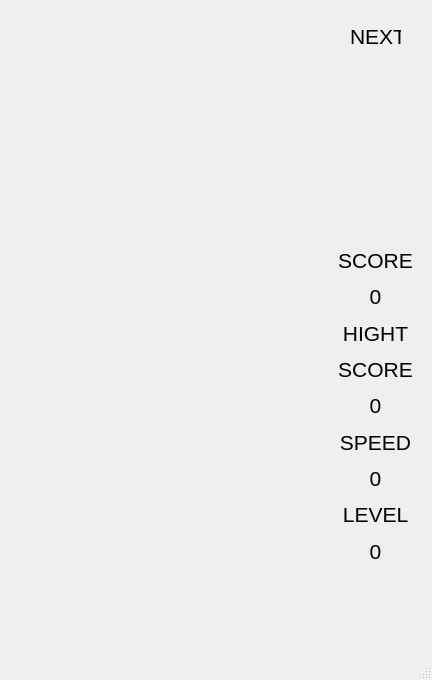
<?xml version="1.0" encoding="UTF-8"?>
<ui version="4.0">
 <class>MainWindow</class>
 <widget class="QMainWindow" name="MainWindow">
  <property name="geometry">
   <rect>
    <x>0</x>
    <y>0</y>
    <width>432</width>
    <height>680</height>
   </rect>
  </property>
  <property name="windowTitle">
   <string>MainWindow</string>
  </property>
  <widget class="QWidget" name="centralwidget">
   <widget class="QWidget" name="gridLayoutWidget">
    <property name="geometry">
     <rect>
      <x>10</x>
      <y>10</y>
      <width>310</width>
      <height>610</height>
     </rect>
    </property>
    <layout class="QGridLayout" name="gridLayout"/>
    <property name="leftMargin">
      <number>3</number>
     </property>
     <property name="topMargin">
      <number>3</number>
     </property>
   </widget>
  
  <widget class="QLabel" name="label">
    <property name="geometry">
     <rect>
      <x>350</x>
      <y>26</y>
      <width>51</width>
      <height>21</height>
     </rect>
    </property>
    <property name="font">
     <font>
      <pointsize>16</pointsize>
     </font>
    </property>
    <property name="text">
     <string>NEXT</string>
    </property>
   </widget>
   <widget class="QWidget" name="verticalLayoutWidget">
    <property name="geometry">
     <rect>
      <x>330</x>
      <y>245</y>
      <width>91</width>
      <height>321</height>
     </rect>
    </property>
    <layout class="QVBoxLayout" name="verticalLayout">
     <item>
      <widget class="QLabel" name="score_label">
       <property name="font">
        <font>
         <pointsize>16</pointsize>
        </font>
       </property>
       <property name="text">
        <string>SCORE</string>
       </property>
       <property name="alignment">
        <set>Qt::AlignCenter</set>
       </property>
      </widget>
     </item>
     <item>
      <widget class="QLabel" name="score_display">
       <property name="font">
        <font>
         <pointsize>16</pointsize>
        </font>
       </property>
       <property name="text">
        <string>0</string>
       </property>
       <property name="alignment">
        <set>Qt::AlignCenter</set>
       </property>
      </widget>
     </item>
     <item>
      <widget class="QLabel" name="h_score_label1">
       <property name="font">
        <font>
         <pointsize>16</pointsize>
        </font>
       </property>
       <property name="text">
        <string>HIGHT</string>
       </property>
       <property name="alignment">
        <set>Qt::AlignCenter</set>
       </property>
      </widget>
     </item>
     <item>
      <widget class="QLabel" name="h_score_label2">
       <property name="font">
        <font>
         <pointsize>16</pointsize>
        </font>
       </property>
       <property name="text">
        <string>SCORE</string>
       </property>
       <property name="alignment">
        <set>Qt::AlignCenter</set>
       </property>
      </widget>
     </item>
     <item>
      <widget class="QLabel" name="h_score_dispay">
       <property name="font">
        <font>
         <pointsize>16</pointsize>
        </font>
       </property>
       <property name="text">
        <string>0</string>
       </property>
       <property name="alignment">
        <set>Qt::AlignCenter</set>
       </property>
      </widget>
     </item>
     <item>
      <widget class="QLabel" name="speed_label">
       <property name="font">
        <font>
         <pointsize>16</pointsize>
        </font>
       </property>
       <property name="text">
        <string>SPEED</string>
       </property>
       <property name="alignment">
        <set>Qt::AlignCenter</set>
       </property>
      </widget>
     </item>
     <item>
      <widget class="QLabel" name="speed_display">
       <property name="font">
        <font>
         <pointsize>16</pointsize>
        </font>
       </property>
       <property name="text">
        <string>0</string>
       </property>
       <property name="alignment">
        <set>Qt::AlignCenter</set>
       </property>
      </widget>
     </item>
     <item>
      <widget class="QLabel" name="level_label">
       <property name="font">
        <font>
         <pointsize>16</pointsize>
        </font>
       </property>
       <property name="text">
        <string>LEVEL</string>
       </property>
       <property name="alignment">
        <set>Qt::AlignCenter</set>
       </property>
      </widget>
     </item>
     <item>
      <widget class="QLabel" name="level_display">
       <property name="font">
        <font>
         <pointsize>16</pointsize>
        </font>
       </property>
       <property name="text">
        <string>0</string>
       </property>
       <property name="alignment">
        <set>Qt::AlignCenter</set>
       </property>
      </widget>
     </item>
    </layout>
   </widget>
   <widget class="QWidget" name="verticalLayoutWidget_2">
    <property name="geometry">
     <rect>
      <x>330</x>
      <y>80</y>
      <width>91</width>
      <height>131</height>
     </rect>
    </property>
    <layout class="QVBoxLayout" name="verticalLayout_2"/>
   </widget>
   </widget>
  <widget class="QMenuBar" name="menubar">
   <property name="geometry">
    <rect>
     <x>0</x>
     <y>0</y>
     <width>420</width>
     <height>22</height>
    </rect>
   </property>
  </widget>
  <widget class="QStatusBar" name="statusbar"/>
 </widget>
 <resources/>
 <connections/>
</ui>
